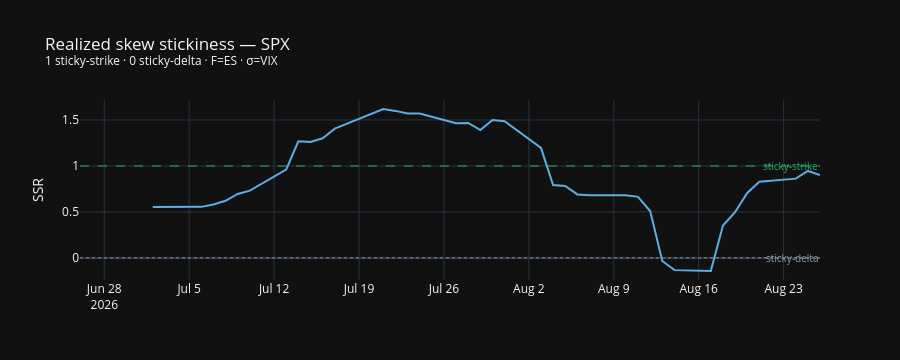

Notebook code cell kept with this figure:
### Code cell
from ssr import atmf_skew_slope, fetch_es_futures, rolling_ssr

# Realized SSR: R = (d σ_ATMF / d ln F) / S_T
# 1 sticky-strike, 0 sticky-delta. S_T = today's 25Δ/30d skew. σ = HMM IV (VIX). F = ES.
SSR_WINDOW = 10
SSR_DTE = 30

es, es_src = fetch_es_futures(lookback_days=90)
fut = es["close"]
iv = pd.Series(data.get("hmm_iv") or [], index=pd.to_datetime(data.get("hmm_dates") or []))
iv.index = iv.index.tz_localize(None).normalize()
slope = atmf_skew_slope(data.get("aiv"), data.get("psk"), dte=SSR_DTE)
ssr_df = rolling_ssr(fut, iv, slope, window=SSR_WINDOW)
if ssr_df.empty:
    raise RuntimeError("SSR empty — need overlapping ES futures and IV dates.")

latest = ssr_df.dropna(subset=["ssr"]).iloc[-1]
regime = "sticky-strike" if latest.ssr > 0.5 else "sticky-delta"
display(pd.DataFrame(
    [
        ("ES source", es_src),
        ("ES last", f"{float(fut.iloc[-1]):,.2f}  ({fut.index[-1].date()})"),
        ("S_T (25Δ slope)", f"{slope:.1f} vol pts / ln K"),
        (f"SSR {SSR_WINDOW}d", f"{latest.ssr:.2f}  ({regime})"),
        ("SSR 1d", f"{latest.ssr_1d:.2f}"),
    ],
    columns=["metric", "value"],
))

fig = go.Figure()
fig.add_scatter(x=ssr_df.index, y=ssr_df["ssr"], name=f"{SSR_WINDOW}d SSR", line=dict(color="#5dade2", width=2))
fig.add_hline(y=0, line=dict(color="#8f96a3", width=1, dash="dot"))
fig.add_hline(y=1, line=dict(color="#27ae60", width=1, dash="dash"))
fig.update_layout(
    title=f"Realized skew stickiness — {INDEX}<br><sup>1 sticky-strike · 0 sticky-delta · F=ES · σ={data.get('hmm_iv_label') or 'VIX'}</sup>",
    template="plotly_dark", height=360, hovermode="x unified",
    yaxis_title="SSR", xaxis=dict(type="date", rangeslider=dict(visible=False)),
    legend=dict(orientation="h", y=1.12),
    annotations=[
        dict(x=1, y=1, xref="paper", yref="y", text="sticky-strike", showarrow=False, font=dict(color="#27ae60", size=10), xanchor="right"),
        dict(x=1, y=0, xref="paper", yref="y", text="sticky-delta", showarrow=False, font=dict(color="#8f96a3", size=10), xanchor="right"),
    ],
)
fig.show()

### Figure 1 — Plotly figure (JSON) as saved in the notebook; plotly's stock layout.template omitted (floating-point values rounded to 4 significant figures)
{"data": [{"line": {"color": "#5dade2", "width": 2}, "name": "10d SSR", "type": "scatter", "x": ["2026-06-26T00:00:00", "2026-06-29T00:00:00", "2026-06-30T00:00:00", "2026-07-01T00:00:00", "2026-07-02T00:00:00", "2026-07-06T00:00:00", "2026-07-07T00:00:00", "2026-07-08T00:00:00", "2026-07-09T00:00:00", "2026-07-10T00:00:00", "2026-07-13T00:00:00", "2026-07-14T00:00:00", "2026-07-15T00:00:00", "2026-07-16T00:00:00", "2026-07-17T00:00:00", "2026-07-20T00:00:00", "2026-07-21T00:00:00", "2026-07-22T00:00:00", "2026-07-23T00:00:00", "2026-07-24T00:00:00", "2026-07-27T00:00:00", "2026-07-28T00:00:00", "2026-07-29T00:00:00", "2026-07-30T00:00:00", "2026-07-31T00:00:00", "2026-08-03T00:00:00", "2026-08-04T00:00:00", "2026-08-05T00:00:00", "2026-08-06T00:00:00", "2026-08-07T00:00:00", "2026-08-10T00:00:00", "2026-08-11T00:00:00", "2026-08-12T00:00:00", "2026-08-13T00:00:00", "2026-08-14T00:00:00", "2026-08-17T00:00:00", "2026-08-18T00:00:00", "2026-08-19T00:00:00", "2026-08-20T00:00:00", "2026-08-21T00:00:00", "2026-08-24T00:00:00", "2026-08-25T00:00:00", "2026-08-26T00:00:00"], "y": [NaN, NaN, NaN, NaN, 0.5525, 0.5552, 0.5813, 0.6216, 0.6951, 0.7321, 0.9616, 1.268, 1.261, 1.301, 1.406, 1.561, 1.62, 1.599, 1.571, 1.571, 1.465, 1.468, 1.39, 1.5, 1.488, 1.197, 0.7925, 0.7828, 0.6907, 0.6802, 0.6817, 0.6638, 0.5101, -0.03316, -0.1331, -0.1425, 0.3528, 0.4972, 0.7064, 0.8284, 0.8622, 0.9458, 0.9012]}], "layout": {"annotations": [{"font": {"color": "#27ae60", "size": 10}, "showarrow": false, "text": "sticky-strike", "x": 1, "xanchor": "right", "xref": "paper", "y": 1, "yref": "y"}, {"font": {"color": "#8f96a3", "size": 10}, "showarrow": false, "text": "sticky-delta", "x": 1, "xanchor": "right", "xref": "paper", "y": 0, "yref": "y"}], "height": 360, "hovermode": "x unified", "legend": {"orientation": "h", "y": 1.12}, "shapes": [{"line": {"color": "#8f96a3", "dash": "dot", "width": 1}, "type": "line", "x0": 0, "x1": 1, "xref": "x domain", "y0": 0, "y1": 0, "yref": "y"}, {"line": {"color": "#27ae60", "dash": "dash", "width": 1}, "type": "line", "x0": 0, "x1": 1, "xref": "x domain", "y0": 1, "y1": 1, "yref": "y"}], "title": {"text": "Realized skew stickiness — SPX<br><sup>1 sticky-strike · 0 sticky-delta · F=ES · σ=VIX</sup>"}, "xaxis": {"rangeslider": {"visible": false}, "type": "date"}, "yaxis": {"title": {"text": "SSR"}}}}
